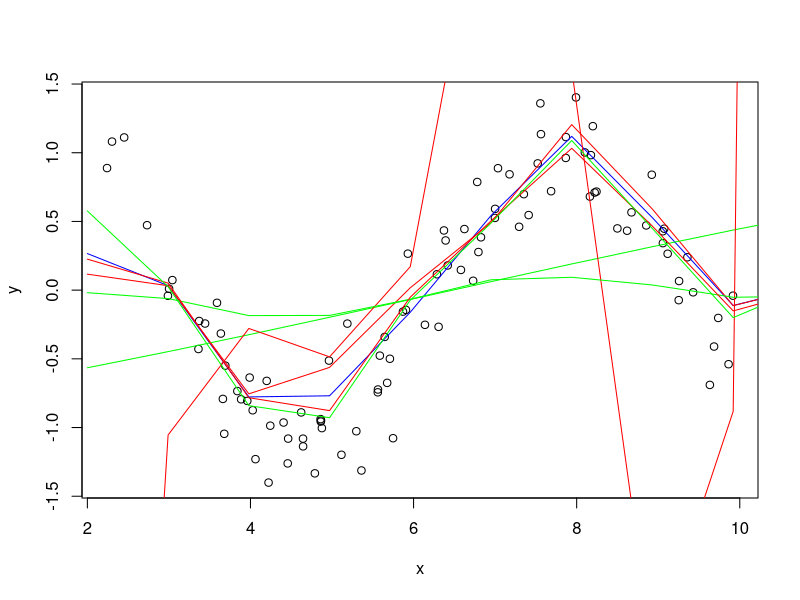

The R script that drew this image:
#7.1 Ans
dev.off()
library(caret) 
library(kernlab)

# Generate data to predict: 
set.seed(100)
x = runif(100,min=2,max=10)
y = sin(x) + rnorm(length(x)) * 0.25
sinData = data.frame(x=x,y=y)

plot(x,y)

## Create a grid of x values to use for prediction
dataGrid = data.frame(x=seq(2,100,length=100))

# Train some SVM models on this data and plot them:
#

# Reasonable looking predictions:
# 
rbfSVM = ksvm( x=x, y=y, data=sinData, kernel="rbfdot", kpar="automatic", C=1, epsilon=0.1 )
modelPrediction = predict( rbfSVM, newdata=dataGrid )
points( x=dataGrid$x, y=modelPrediction[,1], type="l", col="blue" )

# A large value for sigma: 
# 
rbfSVM = ksvm( x=x, y=y, data=sinData, kernel="rbfdot", kpar=list(sigma=100.0), C=1, epsilon=0.1 )
modelPrediction = predict( rbfSVM, newdata=dataGrid )
points( x=dataGrid$x, y=modelPrediction[,1], type="l", col="red" )
  
# A small value for sigma:
#
rbfSVM = ksvm( x=x, y=y, data=sinData, kernel="rbfdot", kpar=list(sigma=1e-2), C=1, epsilon=0.1 )
modelPrediction = predict( rbfSVM, newdata=dataGrid )
points( x=dataGrid$x, y=modelPrediction[,1], type="l", col="green" )
  
# A very large value of the cost C (should overfit):
# 
rbfSVM = ksvm( x=x, y=y, data=sinData, kernel="rbfdot", kpar="automatic", C=10^7, epsilon=0.1 )
modelPrediction = predict( rbfSVM, newdata=dataGrid )
points( x=dataGrid$x, y=modelPrediction[,1], type="l", col="red" )
  
# A very small value of the cost C (should underfit):
#
rbfSVM = ksvm( x=x, y=y, data=sinData, kernel="rbfdot", kpar="automatic", C=10^(-2), epsilon=0.1 )
modelPrediction = predict( rbfSVM, newdata=dataGrid )
points( x=dataGrid$x, y=modelPrediction[,1], type="l", col="green", main='changes in cost' )
  
# A large value for epsilon: 
# 
rbfSVM = ksvm( x=x, y=y, data=sinData, kernel="rbfdot", kpar="automatic", C=1, epsilon=0.5 )
modelPrediction = predict( rbfSVM, newdata=dataGrid )
points( x=dataGrid$x, y=modelPrediction[,1], type="l", col="red" )
  
# A small value for epsilon:
#
rbfSVM = ksvm( x=x, y=y, data=sinData, kernel="rbfdot", kpar="automatic", C=1, epsilon=0.001 )
modelPrediction = predict( rbfSVM, newdata=dataGrid )
points( x=dataGrid$x, y=modelPrediction[,1], type="l", col="green" )
